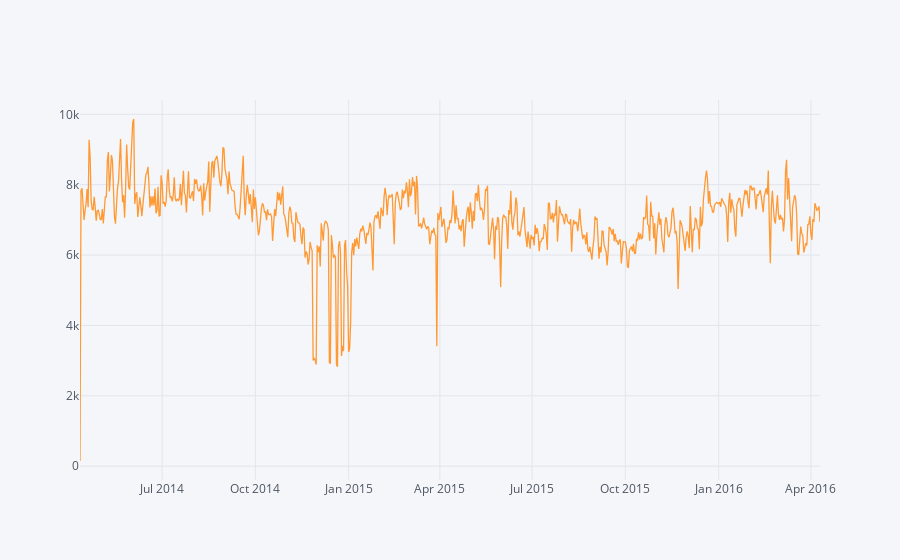

Write notebook code for a chart like this one.
### Code cell
electric_day.ix['E44 Booth Harper Center (B3)'].iplot()

### Figure 1 — Plotly figure (JSON) as saved in the notebook; plotly's stock layout.template omitted (floating-point values rounded to 4 significant figures; data arrays with more than 128 entries replaced by an {"elided": "..."} marker saying what was removed)
{"data": [{"line": {"color": "rgba(255, 153, 51, 1.0)", "dash": "solid", "width": 1.3}, "mode": "lines", "name": "Usage", "text": "", "type": "scatter", "x": {"elided": "731 str values"}, "y": {"elided": "731 float values"}}], "layout": {"legend": {"bgcolor": "#F5F6F9", "font": {"color": "#4D5663"}}, "paper_bgcolor": "#F5F6F9", "plot_bgcolor": "#F5F6F9", "titlefont": {"color": "#4D5663"}, "xaxis1": {"gridcolor": "#E1E5ED", "showgrid": true, "tickfont": {"color": "#4D5663"}, "title": "", "titlefont": {"color": "#4D5663"}, "zerolinecolor": "#E1E5ED"}, "yaxis1": {"gridcolor": "#E1E5ED", "showgrid": true, "tickfont": {"color": "#4D5663"}, "title": "", "titlefont": {"color": "#4D5663"}, "zerolinecolor": "#E1E5ED"}}}
